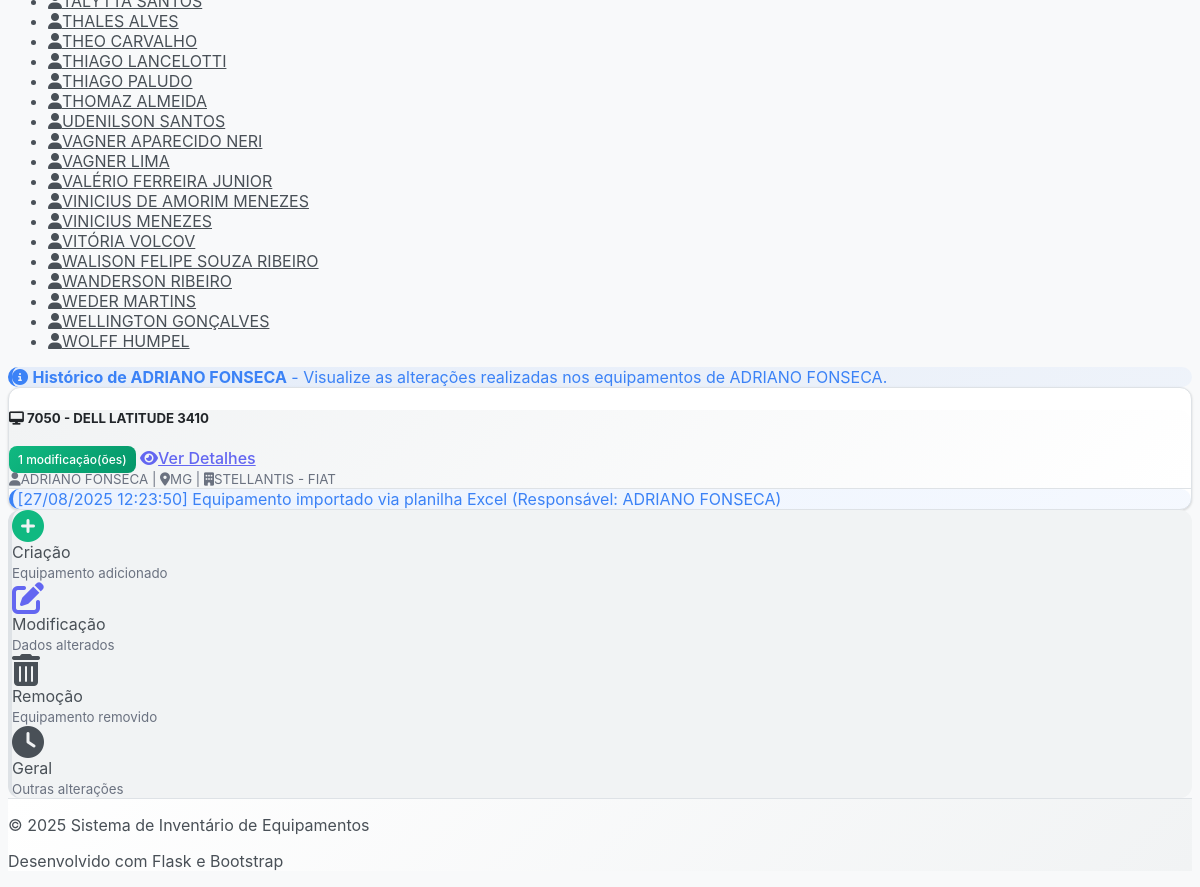
Before: /history/profile/ADRIANO FONSECA (lower part) with the older database file.
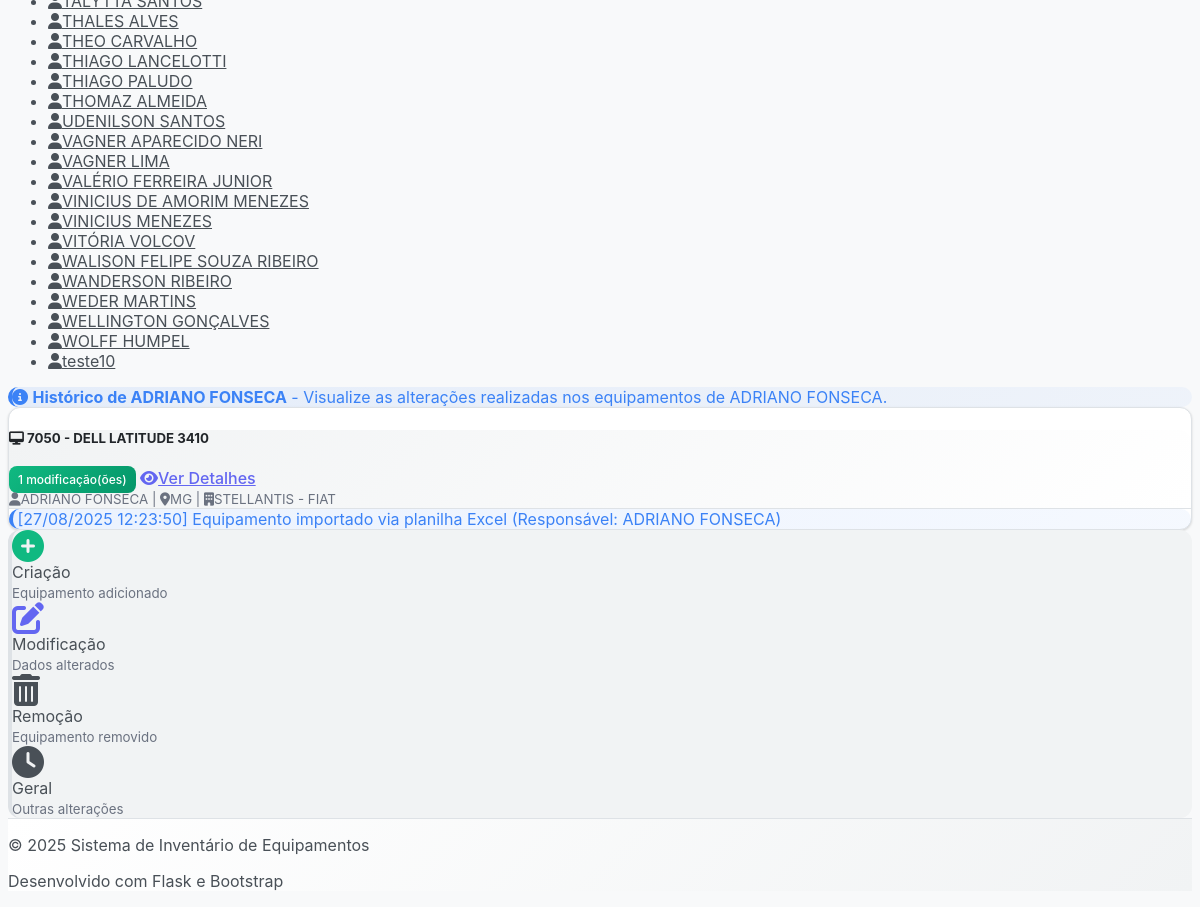
After: the same page with the newer database file.
### models.py (models this page shows, shortened)
class Equipment(db.Model):
    __tablename__ = 'equipment'
    id = db.Column(db.Integer, primary_key=True)
    responsavel = db.Column(db.String(100), nullable=False)
    uf = db.Column(db.String(2), nullable=False)
    centro_custo_id = db.Column(db.Integer, db.ForeignKey('centro_custo.id'), nullable=False)
    cnpj = db.Column(db.Text, nullable=False)  # Mudando para Text para permitir múltiplos CNPJs
    fornecedor = db.Column(db.String(100), nullable=True)  # Novo campo fornecedor
    modelo = db.Column(db.String(100), nullable=False)
    status = db.Column(db.String(50), nullable=False, default='Em uso')
    patrimonio = db.Column(db.String(50), unique=True, nullable=False)
    valor = db.Column(db.Float, nullable=False, default=0.0)
    marca = db.Column(db.String(50), nullable=True)
    processador = db.Column(db.String(100), nullable=True)
    memoria_ram = db.Column(db.String(20), nullable=True)
    hd_ssd = db.Column(db.String(50), nullable=True)
    sistema_operacional = db.Column(db.String(50), nullable=True)
    antivirus = db.Column(db.Boolean, default=False)
    termo_assinado = db.Column(db.Boolean, default=False)
    milvus_funcionando = db.Column(db.Boolean, default=False)
    data_aquisicao = db.Column(db.Date, nullable=True)
    data_baixa = db.Column(db.Date, nullable=True)
    created_at = db.Column(db.DateTime, default=datetime.utcnow)
    updated_at = db.Column(db.DateTime, default=datetime.utcnow, onupdate=datetime.utcnow)
    endereco = db.Column(db.String(200), nullable=True)
    telefone = db.Column(db.String(20), nullable=True)
    email = db.Column(db.String(100), nullable=True)
    link_termos = db.Column(db.String(500), nullable=True)  # Link dos termos assinados
    historico_modificacoes = db.Column(db.Text, nullable=True)  # Histórico de modificações
    senha = db.Column(db.String(255), nullable=True)  # Campo senha
    cc = db.Column(db.String(300), nullable=True)  # Centro de custo texto (legacy field)
    def get_history(self):
        import json
        if not self.historico_modificacoes:
            return []
        try:
            historico = json.loads(self.historico_modificacoes)
            if isinstance(historico, list):
                return historico
            else:
                return [str(historico)]
        except:
            return [str(self.historico_modificacoes)]  # Fallback for non-JSON data

### routes.py (the view)
@app.route('/history/profile/<profile_name>')
def history_by_profile(profile_name):
    equipment_list = Equipment.query.filter_by(responsavel=profile_name).all()
    equipment_with_history = [eq for eq in equipment_list if eq.get_history()]
    total_entries = sum(len(eq.get_history()) for eq in equipment_with_history)
    all_equipment = Equipment.query.all()
    equipment_with_any_history = [eq for eq in all_equipment if eq.get_history()]
    profiles = list(set([eq.responsavel for eq in equipment_with_any_history]))
    profiles.sort()
    return render_template('history_log.html',
                         equipment_list=equipment_with_history,
                         total_entries=total_entries,
                         profiles=profiles,
                         current_profile=profile_name)

### templates/history_log.html (shortened to what this page needs)
{% extends "base.html" %}
{% block content %}
{% if show_profile_selection %}
<div class="row">
    <div class="col-12">
        <div class="card">
            <div class="card-header">
                <h5 class="card-title mb-0">
                    <i class="fas fa-users me-2"></i>
                    Selecione um usuário para ver o histórico
                </h5>
            </div>
            <div class="card-body">
                {% if profiles %}
                    <div class="row">
                        {% for profile in profiles %}
                        <div class="col-md-4 col-lg-3 mb-3">
                            <a href="{{ url_for('history_by_profile', profile_name=profile) }}"
                               class="card text-decoration-none h-100">
                                <div class="card-body text-center">
                                    <i class="fas fa-user fa-2x text-primary mb-3"></i>
                                    <h6 class="card-title">{{ profile }}</h6>
                                    <small class="text-muted">
                                        {% set user_equipment = [] %}
                                        {% for eq in equipment if eq.responsavel == profile and eq.get_history() %}
                                        {% endfor %}
                                        Ver histórico
                                    </small>
                                </div>
                            </a>
                        </div>
                        {% endfor %}
                    </div>
                {% else %}
                    <div class="text-center py-4">
                        <i class="fas fa-user-times fa-3x text-muted mb-3"></i>
                        <h5 class="text-muted">Nenhum usuário com histórico encontrado</h5>
                        <p class="text-muted">Ainda não há usuários com modificações registradas no sistema.</p>
                    </div>
                {% endif %}
            </div>
        </div>
    </div>
</div>
{% else %}
{% if profiles %}
<div class="row">
    <div class="col-12">
        <nav class="mb-4">
            <div class="d-flex align-items-center">
                <div class="dropdown">
                    <ul class="dropdown-menu">
                        {% for profile in profiles %}
                        <li><a class="dropdown-item {% if profile == current_profile %}active{% endif %}"
                               href="{{ url_for('history_by_profile', profile_name=profile) }}">
                            <i class="fas fa-user me-2"></i>{{ profile }}
                        </a></li>
                        {% endfor %}
                    </ul>
                </div>
            </div>
        </nav>
    </div>
</div>
{% endif %}
<div class="row">
    <div class="col-12">
        {% if equipment_list %}
            <div class="alert alert-info mb-4">
                <i class="fas fa-info-circle me-2"></i>
                <strong>Histórico de {{ current_profile }}</strong>
                - Visualize as alterações realizadas nos equipamentos de {{ current_profile }}.
            </div>
            {% for equipment in equipment_list %}
                {% if equipment.get_history() %}
                <div class="card mb-4">
                    <div class="card-header">
                        <div class="d-flex justify-content-between align-items-center">
                            <h5 class="mb-0">
                                <i class="fas fa-desktop me-2"></i>
                                <strong>{{ equipment.patrimonio }}</strong> - {{ equipment.modelo }}
                            </h5>
                            <div>
                                <span class="badge bg-success">{{ equipment.get_history()|length }} modificação(ões)</span>
                                <a href="{{ url_for('equipment_detail', id=equipment.id) }}" class="btn btn-sm btn-outline-primary ms-2">
                                    <i class="fas fa-eye me-1"></i>Ver Detalhes
                                </a>
                            </div>
                        </div>
                        <small class="text-muted">
                            <i class="fas fa-user me-1"></i>{{ equipment.responsavel }} |
                            <i class="fas fa-map-marker-alt me-1"></i>{{ equipment.uf }} |
                            <i class="fas fa-building me-1"></i>{{ equipment.cc }}
                        </small>
                    </div>
                    <div class="card-body">
                        <div class="timeline">
                            {% for entry in equipment.get_history()[::-1] %}
                            <div class="timeline-item mb-3">
                                <div class="alert
                                    {% if 'criado' in entry %}alert-success
                                    {% elif 'atualizado' in entry %}alert-primary
                                    {% elif 'removido' in entry %}alert-danger
                                    {% else %}alert-info{% endif %} mb-0">
                                    <div class="d-flex align-items-center">
                                        <span>{{ entry }}</span>
                                    </div>
                                </div>
                            </div>
                            {% endfor %}
                        </div>
                    </div>
                </div>
                {% endif %}
            {% endfor %}
        {% endif %}
    </div>
</div>
{% endif %}
{% if equipment_list %}
<div class="row mt-4">
    <div class="col-12">
        <div class="alert alert-light">
            <div class="row text-center">
                <div class="col-md-3">
                    <div class="d-flex align-items-center justify-content-center">
                        <i class="fas fa-plus-circle text-success fa-2x me-2"></i>
                        <div>
                            <div class="fw-bold">Criação</div>
                            <small class="text-muted">Equipamento adicionado</small>
                        </div>
                    </div>
                </div>
                <div class="col-md-3">
                    <div class="d-flex align-items-center justify-content-center">
                        <i class="fas fa-edit text-primary fa-2x me-2"></i>
                        <div>
                            <div class="fw-bold">Modificação</div>
                            <small class="text-muted">Dados alterados</small>
                        </div>
                    </div>
                </div>
                <div class="col-md-3">
                    <div class="d-flex align-items-center justify-content-center">
                        <i class="fas fa-trash-alt text-danger fa-2x me-2"></i>
                        <div>
                            <div class="fw-bold">Remoção</div>
                            <small class="text-muted">Equipamento removido</small>
                        </div>
                    </div>
                </div>
                <div class="col-md-3">
                    <div class="d-flex align-items-center justify-content-center">
                        <i class="fas fa-clock text-info fa-2x me-2"></i>
                        <div>
                            <div class="fw-bold">Geral</div>
                            <small class="text-muted">Outras alterações</small>
                        </div>
                    </div>
                </div>
            </div>
        </div>
    </div>
</div>
{% endif %}
{% endblock %}

### templates/base.html (shortened to what this page needs)
<!DOCTYPE html>
<html lang="pt-BR" data-bs-theme="dark">
<head>
    <link href="https://cdn.replit.com/agent/bootstrap-agent-dark-theme.min.css" rel="stylesheet">
    <link rel="stylesheet" href="https://cdnjs.cloudflare.com/ajax/libs/font-awesome/6.4.0/css/all.min.css">
    <link rel="stylesheet" href="{{ url_for('static', filename='css/custom.css') }}">
    <link rel="stylesheet" href="{{ url_for('static', filename='css/modern-theme.css') }}">
</head>
<body>
    <main class="container my-4">
        {% block content %}{% endblock %}
    </main>
    <footer class="bg-dark text-light py-3 mt-5">
        <div class="container">
            <div class="row">
                <div class="col-md-6">
                    <p>&copy; 2025 Sistema de Inventário de Equipamentos</p>
                </div>
                <div class="col-md-6 text-end">
                    <p>Desenvolvido com Flask e Bootstrap</p>
                </div>
            </div>
        </div>
    </footer>
</body>
</html>

### static/css/custom.css (style rules this page uses)
.card { border: none; box-shadow: 0 2px 4px rgba(0, 0, 0, 0.1); transition: all 0.3s ease; }
.badge { font-size: 0.75em; padding: 0.5em 0.75em; }
[data-bs-theme="dark"] .card { background-color: var(--bs-gray-900); border: 1px solid var(--bs-gray-700); }
footer { margin-top: auto; background-color: var(--bs-dark) !important; }
:root { --bs-success: #0043a6; --bs-success-rgb: 92, 171, 255; }

### static/css/modern-theme.css (style rules this page uses)
:root { --modern-bg: #F8F9FA; --modern-surface: #FFFFFF; --modern-surface-light: #F1F3F4; --modern-surface-dark: #E9ECEF; --modern-border: #DEE2E6; --modern-text: #495057; --modern-text-bright: #212529; --modern-accent: #6366F1; --modern-accent-hover: #4F46E5; --modern-success: #10B981; --modern-warning: #F59E0B; --modern-danger: #EF4444; --modern-info: #3B82F6; --modern-secondary: #6B7280; --bs-body-bg: var(--modern-bg); --bs-body-color: var(--modern-text); --bs-card-bg: var(--modern-surface); --bs-card-border-color: var(--modern-border); --bs-border-color: var(--modern-border); --bs-primary: var(--modern-accent); --bs-primary-rgb: 99, 102, 241; --bs-success: var(--modern-success); --bs-success-rgb: 16, 185, 129; --bs-warning: var(--modern-warning); --bs-warning-rgb: 245, 158, 11; --bs-danger: var(--modern-danger); --bs-danger-rgb: 239, 68, 68; --bs-info: var(--modern-info); --bs-info-rgb: 59, 130, 246; --bs-secondary: var(--modern-secondary); --bs-secondary-rgb: 107, 114, 128; }
body { background-color: var(--modern-bg) !important; color: var(--modern-text) !important; font-family: 'Inter', 'Segoe UI', system-ui, sans-serif !important; }
.card { background-color: var(--modern-surface) !important; border: 1px solid var(--modern-border) !important; color: var(--modern-text) !important; border-radius: 12px !important; box-shadow: 0 1px 3px 0 rgba(0, 0, 0, 0.1), 0 1px 2px 0 rgba(0, 0, 0, 0.06) !important; transition: all 0.3s ease; }
.card-header { background: linear-gradient(135deg, var(--modern-surface-light) 0%, var(--modern-surface) 100%) !important; border-bottom: 1px solid var(--modern-border) !important; color: var(--modern-text-bright) !important; border-radius: 12px 12px 0 0 !important; }
.btn { border-radius: 8px !important; font-weight: 500; transition: all 0.3s ease; }
.btn-outline-primary { color: var(--modern-accent) !important; border-color: var(--modern-accent) !important; background-color: transparent !important; }
.alert { border-radius: 12px !important; border: none !important; }
.alert-info { background: linear-gradient(135deg, rgba(59, 130, 246, 0.1), rgba(59, 130, 246, 0.05)) !important; color: var(--modern-info) !important; border-left: 4px solid var(--modern-info) !important; }
.alert-light { background-color: var(--modern-surface-light) !important; color: var(--modern-text) !important; border-left: 4px solid var(--modern-border) !important; }
.badge { background: linear-gradient(135deg, var(--modern-accent), var(--modern-accent-hover)) !important; color: white !important; border-radius: 8px !important; font-weight: 500; }
.badge.bg-success { background: linear-gradient(135deg, var(--modern-success), #059669) !important; }
.dropdown-menu { background-color: var(--darcula-surface) !important; border: 1px solid var(--darcula-border) !important; }
footer { background: linear-gradient(135deg, var(--modern-surface) 0%, var(--modern-surface-light) 100%) !important; border-top: 1px solid var(--modern-border); color: var(--modern-text) !important; }
.text-muted { color: var(--modern-secondary) !important; }
.text-success { color: var(--modern-success) !important; }
.text-primary { color: var(--modern-accent) !important; }
.timeline-item { position: relative; }
.timeline-item::before { content: ''; position: absolute; left: -15px; top: 12px; width: 8px; height: 8px; border-radius: 50%; background-color: var(--darcula-accent); border: 2px solid var(--darcula-bg); }
* { transition: all 0.3s ease; }

Changed rows visible on the page:
added Equipment: responsavel "teste10"
